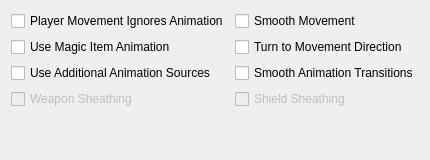
           <widget class="QWidget" name="animationsTab">
            <attribute name="title">
             <string>Animations</string>
            </attribute>
            <layout class="QHBoxLayout" name="horizontalAnimationLayout">
             <item>
              <layout class="QGridLayout" name="animationLayout" columnstretch="0,0">
               <item row="0" column="1">
                <widget class="QCheckBox" name="smoothMovementCheckBox">
                 <property name="toolTip">
                  <string>&lt;html&gt;&lt;head/&gt;&lt;body&gt;&lt;p&gt;Makes NPCs and player movement more smooth. Recommended to use with &quot;turn to movement direction&quot; enabled.&lt;/p&gt;&lt;/body&gt;&lt;/html&gt;</string>
                 </property>
                 <property name="text">
                  <string>Smooth Movement</string>
                 </property>
                </widget>
               </item>
               <item row="3" column="0">
                <widget class="QCheckBox" name="animSourcesCheckBox">
                 <property name="toolTip">
                  <string>&lt;html&gt;&lt;head/&gt;&lt;body&gt;&lt;p&gt;Load per-group KF-files and skeleton files from Animations folder&lt;/p&gt;&lt;/body&gt;&lt;/html&gt;</string>
                 </property>
                 <property name="text">
                  <string>Use Additional Animation Sources</string>
                 </property>
                </widget>
               </item>
               <item row="6" column="1">
                <spacer name="verticalSpacer_11">
                 <property name="orientation">
                  <enum>Qt::Orientation::Vertical</enum>
                 </property>
                 <property name="sizeHint" stdset="0">
                  <size>
                   <width>20</width>
                   <height>40</height>
                  </size>
                 </property>
                </spacer>
               </item>
               <item row="2" column="1">
                <widget class="QCheckBox" name="turnToMovementDirectionCheckBox">
                 <property name="toolTip">
                  <string>&lt;html&gt;&lt;head/&gt;&lt;body&gt;&lt;p&gt;Affects side and diagonal movement. Enabling this setting makes movement more realistic.&lt;/p&gt;&lt;p&gt;If disabled then the whole character's body is pointed to the direction of view. Diagonal movement has no special animation and causes sliding.&lt;/p&gt;&lt;p&gt;If enabled then the character turns lower body to the direction of movement. Upper body is turned partially. Head is always pointed to the direction of view. In combat mode it works only for diagonal movement. In non-combat mode it changes straight right and straight left movement as well. Also turns the whole body up or down when swimming according to the movement direction.&lt;/p&gt;&lt;/body&gt;&lt;/html&gt;</string>
                 </property>
                 <property name="text">
                  <string>Turn to Movement Direction</string>
                 </property>
                </widget>
               </item>
               <item row="4" column="0">
                <widget class="QCheckBox" name="weaponSheathingCheckBox">
                 <property name="enabled">
                  <bool>false</bool>
                 </property>
                 <property name="toolTip">
                  <string>&lt;html&gt;&lt;head/&gt;&lt;body&gt;&lt;p&gt;Render holstered weapons (with quivers and scabbards), requires modded assets.&lt;/p&gt;&lt;/body&gt;&lt;/html&gt;</string>
                 </property>
                 <property name="text">
                  <string>Weapon Sheathing</string>
                 </property>
                </widget>
               </item>
               <item row="4" column="1">
                <widget class="QCheckBox" name="shieldSheathingCheckBox">
                 <property name="enabled">
                  <bool>false</bool>
                 </property>
                 <property name="toolTip">
                  <string>&lt;html&gt;&lt;head/&gt;&lt;body&gt;&lt;p&gt;Render holstered shield, requires modded assets.&lt;/p&gt;&lt;/body&gt;&lt;/html&gt;</string>
                 </property>
                 <property name="text">
                  <string>Shield Sheathing</string>
                 </property>
                </widget>
               </item>
               <item row="0" column="0">
                <widget class="QCheckBox" name="playerMovementIgnoresAnimationCheckBox">
                 <property name="toolTip">
                  <string>&lt;html&gt;&lt;head/&gt;&lt;body&gt;&lt;p&gt;In third person, the camera will sway along with the movement animations of the player. Enabling this option disables this swaying by having the player character move independently of its animation. This was the default behavior of OpenMW 0.48 and earlier.&lt;/p&gt;&lt;/body&gt;&lt;/html&gt;</string>
                 </property>
                 <property name="text">
                  <string>Player Movement Ignores Animation</string>
                 </property>
                </widget>
               </item>
               <item row="2" column="0">
                <widget class="QCheckBox" name="magicItemAnimationsCheckBox">
                 <property name="toolTip">
                  <string>&lt;html&gt;&lt;head/&gt;&lt;body&gt;&lt;p&gt;Use casting animations for magic items, just as for spells.&lt;/p&gt;&lt;/body&gt;&lt;/html&gt;</string>
                 </property>
                 <property name="text">
                  <string>Use Magic Item Animation</string>
                 </property>
                </widget>
               </item>
               <item row="3" column="1">
                <widget class="QCheckBox" name="smoothAnimTransitionsCheckBox">
                 <property name="toolTip">
                  <string>&lt;html&gt;&lt;head/&gt;&lt;body&gt;&lt;p&gt;If enabled - makes transitions between different animations/poses much smoother. Also allows to load animation blending config YAML files that can be bundled with animations in order to customise blending styles.&lt;/p&gt;&lt;/body&gt;&lt;/html&gt;</string>
                 </property>
                 <property name="text">
                  <string>Smooth Animation Transitions</string>
                 </property>
                </widget>
               </item>
              </layout>
             </item>
            </layout>
           </widget>
